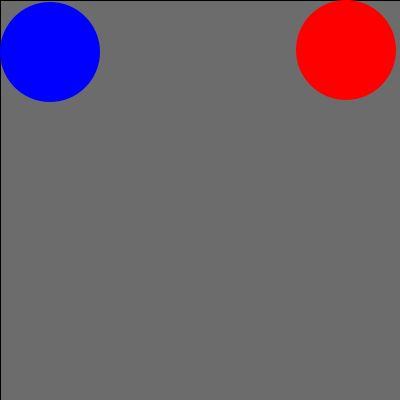
Frame 1 (no input)
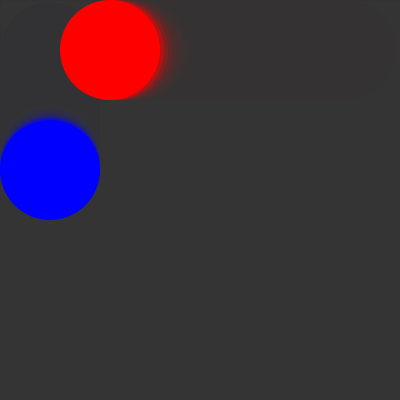
Frame 60 (the mouse pressed at the canvas centre just before this capture)
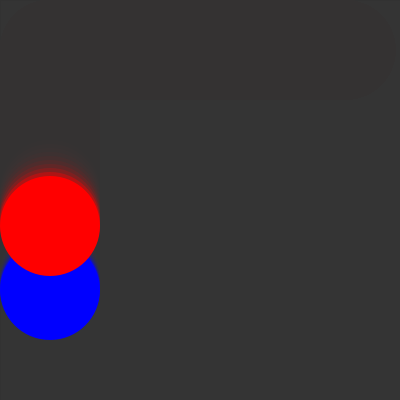
Frame 120 (the mouse held since frame 60 and released just before this capture)

The Processing sketch that drew these frames (run headless with seeded random() and noise(); from frame 60 on, the mouse is pressed at the canvas centre):

// Processing sketch: processing_131597
// ── processing_131597.pde

//copyright Sophie Vennix, siv
//Homework5
//February 4, 2014

float circleAx, circleAy, circleBx, circleBy, diam;
float speedAx, speedAy, speedBx, speedBy;
color circleAcolor=color(255, 0, 0);
color circleBcolor=color(0, 0, 255);

void drawCircle(float locX, float locY, color circleColor, float d)
{
  noStroke();
  fill(circleColor);
  ellipse(locX, locY, d, d);
}

void setup() 
{
  size(400, 400);
  fill(50, 50, 50, 100);
  rect(0, 0, width, height);
  //ellipseMode(CENTER);

  diam=100;

  circleAx=diam/2;
  circleAy=diam/2;
  circleBx=diam/2 + 300;
  circleBy=diam/2;
  //circleBx=width - (diam/2);
  //circleBy=height - (diam/2);

  speedAx=0;
  speedAy=2;
  speedBx=-4;
  speedBy=0;
}

void draw()
{

  prepWindow();
  moveFigures();
  drawFigures();
  //println("y", + circleAy);
  //println("x", + circleAx);
}


void prepWindow()
{
  fill(50, 50, 50, 100);
  rect(0, 0, width, height);
}

void drawFigures()
{
  drawCircle(circleAx, circleAy, color(0, 0, 255), diam);
  drawCircle(circleBx, circleBy, color(255, 0, 0), diam);
}

void moveFigures() {
  {
    circleAx = circleAx + speedAx;
    circleAy = circleAy + speedAy;

    circleBx = circleBx + speedBx;
    circleBy = circleBy + speedBy;
    
    //////////circle A collisions
    if (circleAy > height - diam/2) {

      circleAy = height - diam/2;
      speedAx=2;
      speedAy=0;
    }
    if (circleAx > width- diam/2) {
      circleAx = width - diam/2;
      speedAx=0;
      speedAy=-2;
    }
    if (circleAy < 0+ diam/2) {
      circleAy = 0 + diam/2;
      speedAx=-2;
      speedAy=0;
    }
    if (circleAx < 0+ diam/2) {
      circleAx = 0 + diam/2;
      speedAx=0;
      speedAy=2;
    }
    ////////////////////////////
  }

  //circle B collision/////
  { 
    if (circleBy < 0 + diam/2) {
      circleBy = 0 + diam/2;
      speedBx = -4;
      speedBy = 0;
      println("speedbx = " + speedBx);
    }
    else if (circleBx < 0 + diam/2) {
      circleBx = 0 + diam/2;
      speedBx=0;
      speedBy=4;
    }
    else if (circleBy > height - diam/2) {
      circleBy = height - diam/2;
      speedBx=4;
      speedBy=0;
    }
    else if (circleBx > width - diam/2) {
      circleBx = width - diam/2;
      speedBx=0;
      speedBy=-4;
    }
   //if (circleBy <= 0 + diam/2) {
      //circleBy=0;
      //speedBx=-4;
      //speedBy=0;
    }
  }
//}

////////////////////////////
